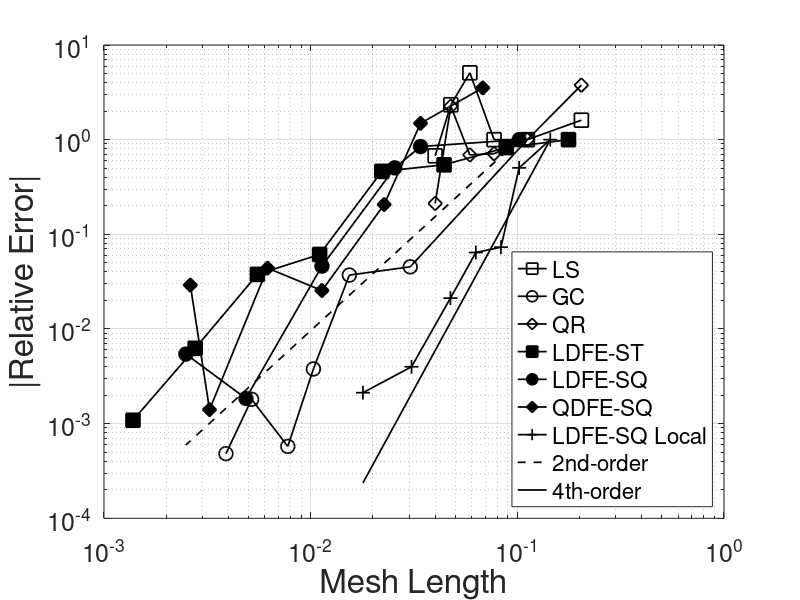

Write the MATLAB code that produced this figure.
%{
% Plot integration error with mesh size
function PlotError(intErrorLDFE,   meshSizeLDFE, ...
                   intErrorQDFE,   meshSizeQDFE, ...
                   intErrorLS,     meshSizeLS, ...
                   intErrorGLC,    meshSizeGLC, ...
                   intErrorQR,     meshSizeQR, ...
                   intErrorLDFEST, meshSizeLDFEST)

% Retrieve information
errLDFE   = intErrorLDFE;
errQDFE   = intErrorQDFE;
errLS     = intErrorLS;
errGLC    = intErrorGLC;
errQR     = intErrorQR;
errLDFEST = intErrorLDFEST;
%}

errLDFE = [ ...
    1.000000000000E+00, ...
8.457254143179E-01, ...
5.037816277452E-01, ...
4.612846276250E-02, ...
1.846328461049E-03, ...
5.430060562455E-03, ...
];

meshSizeLDFE = [ ...
   1.02062E-01, ...
3.40207E-02, ...
2.55155E-02, ...
1.13402E-02, ...
4.86010E-03, ...
2.48932E-03];

errQDFE = [ ...
    3.527122731196E+00, ...
1.488433679037E+00, ...
2.066099317115E-01, ...
2.548446296393E-02, ...
4.396759509069E-02, ...
1.404750987711E-03, ...
2.911002058842E-02];

meshSizeQDFE = [ ...
    6.80414E-02, ...
3.40207E-02, ...
2.26805E-02, ...
1.13402E-02, ...
6.18558E-03, ...
3.24007E-03, ...
2.61698E-03];

errLS = [...
    1.606266704782E+00,...
1.000000000000E+00,...
1.000000000000E+00,...
5.085013437900E+00,...
2.337157667154E+00,...
6.750082839004E-01];

meshSizeLS = [ ...
    2.04124E-01, ...
1.11803E-01, ...
7.71517E-02, ...
5.89256E-02, ...
4.76731E-02, ...
4.00320E-02];

errGLC = [...
    1.000000000000E+00, ...
4.535276381475E-02, ...
3.709938378229E-02, ...
3.780533797290E-03, ...
5.749402432665E-04, ...
1.806558432472E-03, ...
4.821379204956E-04];

meshSizeGLC = [...
    1.11803E-01, ...
3.03170E-02, ...
1.53864E-02, ...
1.03098E-02, ...
7.75217E-03, ...
5.18142E-03, ...
3.89108E-03];

errQR = [...
    3.767866867237E+00, ...
1.000000000000E+00, ...
7.106709940697E-01, ...
6.901116912190E-01, ...
2.253982379240E+00, ...
2.118599285689E-01];

meshSizeQR = [...
   2.04124E-01, ...
1.11803E-01, ...
7.71517E-02, ...
5.89256E-02, ...
4.76731E-02, ...
4.00320E-02];

errLDFEST = [...
    1.000000000000E+00, ...
8.243384617462E-01, ...
5.422276579404E-01, ...
4.623673223108E-01, ...
6.127640359946E-02, ...
3.772698641904E-02, ...
6.247734857441E-03, ...
1.085580701599E-03];

meshSizeLDFEST = [...
    1.76777E-01, ...
8.83883E-02, ...
4.41942E-02, ...
2.20971E-02, ...
1.10485E-02, ...
5.52427E-03, ...
2.76214E-03, ...
1.38107E-03];

errLDFELocal = [ ...
    1.000000000000E+00, ...
5.037816277451E-01, ...
7.311567132301E-02, ...
6.422785572437E-02, ...
2.117329285033E-02, ...
3.989311558107E-03, ...
2.123425271440E-03];

meshSizeLDFELocal = [ ...
    1.44338E-01, ...
1.02062E-01, ...
8.33333E-02, ...
6.29941E-02, ...
4.74579E-02, ...
3.07729E-02, ...
1.79029E-02];

m2 = 2;
b2 = log(errLDFE(1));

m4 = 4;
b4 = log(errLDFELocal(1));

figure
lsPlot = loglog(meshSizeLS, errLS, 'k-s');
set(lsPlot, 'LineWidth', 1.25, 'MarkerSize', 10);
hold on

glcPlot = loglog(meshSizeGLC, errGLC, 'k-o');
set(glcPlot, 'LineWidth', 1.25, 'MarkerSize', 10);
hold on

qrPlot = loglog(meshSizeQR, errQR, 'k-d');
set(qrPlot, 'LineWidth', 1.25, 'MarkerSize', 10);
hold on

ldfestPlot = loglog(meshSizeLDFEST, errLDFEST, 'k-s');
set(ldfestPlot, 'LineWidth', 1.25, 'MarkerSize', 10, 'MarkerFaceColor', 'k');
hold on

ldfePlot = loglog(meshSizeLDFE, errLDFE, 'k-o');
set(ldfePlot, 'LineWidth', 1.25, 'MarkerSize', 10, 'MarkerFaceColor', 'k');
hold on

qdfePlot = loglog(meshSizeQDFE, errQDFE, 'k-d');
set(qdfePlot, 'LineWidth', 1.25, 'MarkerSize', 10, 'MarkerFaceColor', 'k');
hold on

ldfeLocalPlot = loglog(meshSizeLDFELocal, errLDFELocal, 'k-+');
set(ldfeLocalPlot, 'LineWidth', 1.25, 'MarkerSize', 10);
hold on

secondorder = loglog(meshSizeLDFE, exp(m2.*log(meshSizeLDFE / meshSizeLDFE(1)) + b2), 'k--');
set(secondorder, 'LineWidth', 1.25);

fourthorder = loglog(meshSizeLDFELocal, exp(m4.*log(meshSizeLDFELocal / meshSizeLDFELocal(1)) + b4), 'k');
set(fourthorder, 'LineWidth', 1.25);

grid on
set(gca,'FontSize', 18)
xlabel('Mesh Length', 'FontSize', 24)
ylabel('|Relative Error|', 'FontSize', 24)
legend('LS', 'GC', 'QR', 'LDFE-ST', 'LDFE-SQ', 'QDFE-SQ', 'LDFE-SQ Local', '2nd-order', '4th-order', 'Location', 'Southeast')
%legend('LS', 'GC', 'QR', 'LDFE-ST', 'LDFE-SQ', 'QDFE-SQ', '2nd-order', 'Location', 'Southeast')

%end